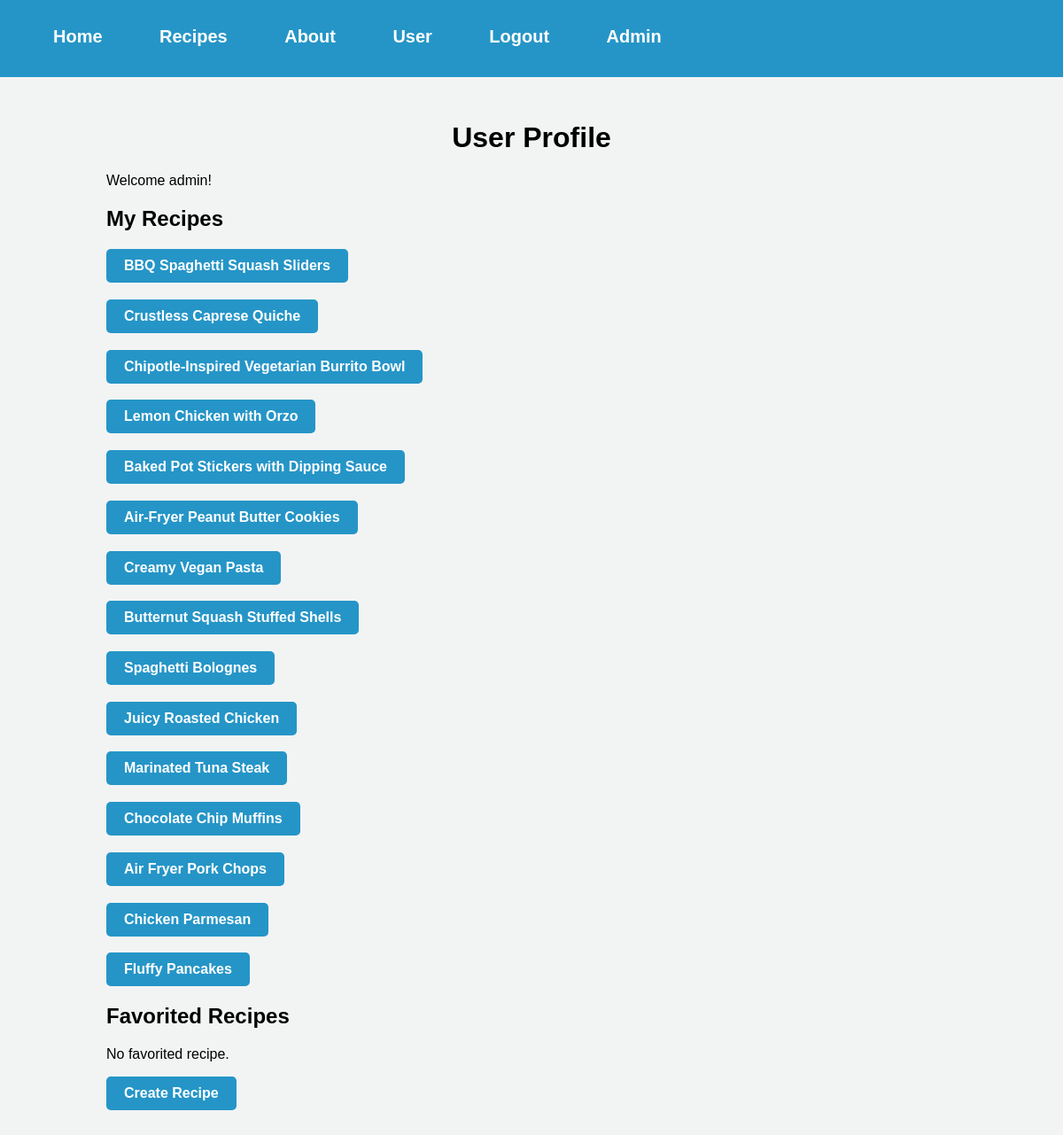
Page /user (signed in) on the committed database.
### website/models.py (models this page shows)
class User(db.Model, UserMixin):
    id = db.Column(db.Integer, primary_key=True)
    email = db.Column(db.String(150), unique=True)
    password = db.Column(db.String(150))
    first_name = db.Column(db.String(150))
    recipes = db.relationship('Recipe', backref='user', lazy=True)
    favorites = db.relationship('Recipe', secondary='favorites', backref=db.backref(
        'favorited_by', lazy='dynamic'))
    likes = db.relationship('Like', backref='user', lazy=True)

class Recipe(db.Model):
    id = db.Column(db.Integer, primary_key=True)
    user_id = db.Column(db.Integer, db.ForeignKey('user.id'), nullable=False)
    title = db.Column(db.String(128), nullable=False)
    description = db.Column(db.String(512), nullable=False)
    servings = db.Column(db.Integer, nullable=False)
    prep_time = db.Column(db.Integer, nullable=False)
    cook_time = db.Column(db.Integer, nullable=False)
    ingredients = db.relationship('Ingredient', backref='recipe', lazy=True, cascade='all, delete')
    instructions = db.relationship('Instruction', backref='recipe', lazy=True, cascade='all, delete')
    tags = db.relationship('Tags', backref='recipe', lazy=True, cascade='all, delete')
    comments = db.relationship('Comments', backref='recipe', lazy=True, cascade='all, delete-orphan')
    likes = db.Column(db.Integer, default=0)

### website/views.py (the view)
@views.route('/user', methods=['GET', 'POST'])
@login_required
def user():
    user = current_user
    user_recipes = Recipe.query.filter_by(user_id=user.id).all()
    return render_template("user.html", user=user, user_recipes=user_recipes)

### website/__init__.py (called while the page is built)
def create_app():
    app = Flask(__name__)
    app.config['SECRET_KEY'] = 'hjshjhdjah kjshkjdhjs'
    app.config['SQLALCHEMY_DATABASE_URI'] = f'sqlite:///{DB_NAME}'
    db.init_app(app)
    from .views import views
    from .auth import auth
    app.register_blueprint(views, url_prefix='/')
    app.register_blueprint(auth, url_prefix='/')
    from .models import User
    with app.app_context():
        db.create_all()
    login_manager = LoginManager()
    login_manager.login_view = 'auth.login'
    login_manager.init_app(app)
    @login_manager.user_loader
    def load_user(id):
        return User.query.get(int(id))
    return app

### website/templates/user.html (shortened to what this page needs)
{% extends "base.html" %}
{% block content %}
<link rel="stylesheet" type="text/css" href="{{ url_for('static', filename='user.css') }}">
<h1 align="center">User Profile</h1>
<div>
    <p>Welcome {{ user.first_name }}!</p>
    <h2>My Recipes</h2>
    {% for recipe in user_recipes %}
    <h3><a href="{{ url_for('views.recipe', recipe_id=recipe.id) }}">{{ recipe.title }}</a></h3>
    {% endfor %}
    <h2>Favorited Recipes</h2>
    {% if user.favorites %}
    <ul>
        {% for recipe in user.favorites %}
        <li><a href="{{ url_for('views.recipe', recipe_id=recipe.id) }}">{{ recipe.title }}</a></li>
        {% endfor %}
    </ul>
    {% else %}
    <p>No favorited recipe.</p>
    {% endif %}
</div>
<div>
    <a href="/createRecipe">Create Recipe</a>
</div>
{% endblock %}

### website/static/user.css (style rules this page uses)
body { background-color: #F2F4F4; font-family: Arial, sans-serif; margin: 0; padding: 0; }
a { background-color: #2595C7; border-radius: 5px; color: white; display: inline-block; font-size: 16px; font-weight: bold; padding: 10px 20px; text-align: center; text-decoration: none; transition: background-color 0.3s ease-in-out; }

### rows in the picture
User: first_name "admin"
Recipe: title "BBQ Spaghetti Squash Sliders"
Recipe: title "Crustless Caprese Quiche"
Recipe: title "Chipotle-Inspired Vegetarian Burrito Bowl"
Recipe: title "Lemon Chicken with Orzo"
Recipe: title "Baked Pot Stickers with Dipping Sauce"
Recipe: title "Air-Fryer Peanut Butter Cookies"
Recipe: title "Creamy Vegan Pasta"
Recipe: title "Butternut Squash Stuffed Shells"
Recipe: title "Spaghetti Bolognes"
Recipe: title "Juicy Roasted Chicken"
Recipe: title "Marinated Tuna Steak"
Recipe: title "Chocolate Chip Muffins"
Recipe: title "Air Fryer Pork Chops"
Recipe: title "Chicken Parmesan"
Recipe: title "Fluffy Pancakes"
